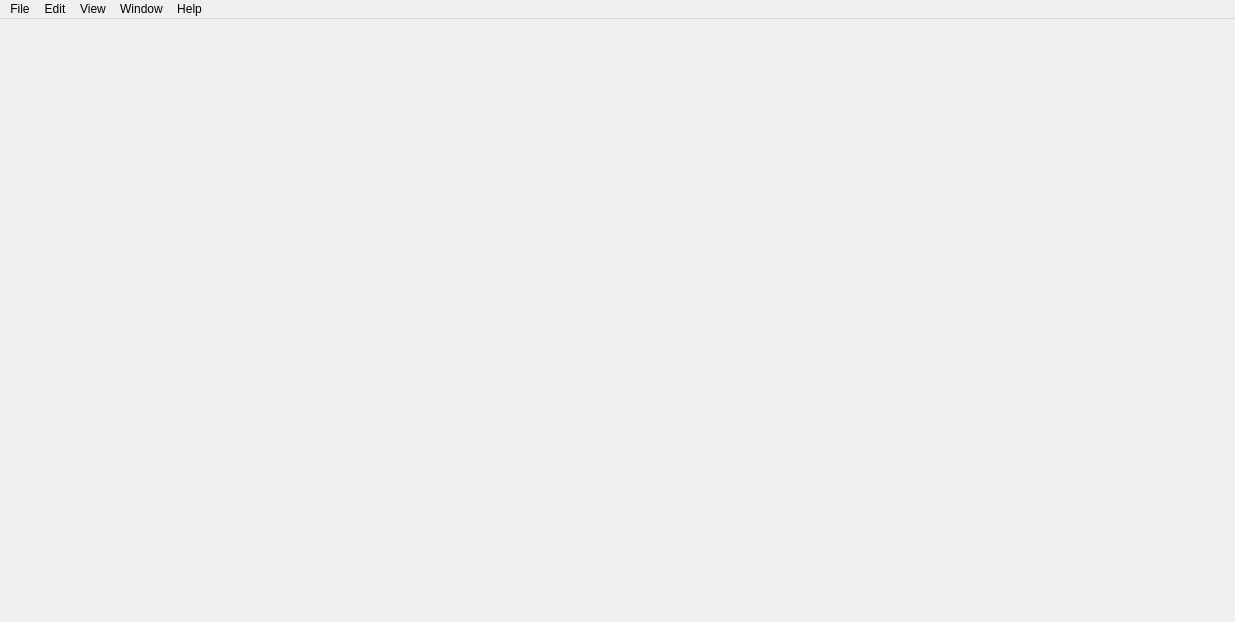
<?xml version="1.0" encoding="UTF-8"?>
<ui version="4.0">
 <class>VideoEditor</class>
 <widget class="QMainWindow" name="VideoEditor">
  <property name="geometry">
   <rect>
    <x>0</x>
    <y>0</y>
    <width>1235</width>
    <height>622</height>
   </rect>
  </property>
  <property name="windowTitle">
   <string>VideoEditor</string>
  </property>
  <widget class="QWidget" name="centralwidget"/>
  <widget class="QMenuBar" name="menuBar">
   <property name="geometry">
    <rect>
     <x>0</x>
     <y>0</y>
     <width>1235</width>
     <height>20</height>
    </rect>
   </property>
   <widget class="QMenu" name="menuFile">
    <property name="title">
     <string>File</string>
    </property>
   </widget>
   <widget class="QMenu" name="menuEdit">
    <property name="title">
     <string>Edit</string>
    </property>
   </widget>
   <widget class="QMenu" name="menuView">
    <property name="title">
     <string>View</string>
    </property>
   </widget>
   <widget class="QMenu" name="menuWindow">
    <property name="title">
     <string>Window</string>
    </property>
   </widget>
   <widget class="QMenu" name="menuHelp">
    <property name="title">
     <string>Help</string>
    </property>
   </widget>
   <addaction name="menuFile"/>
   <addaction name="menuEdit"/>
   <addaction name="menuView"/>
   <addaction name="menuWindow"/>
   <addaction name="menuHelp"/>
  </widget>
 </widget>
 <resources/>
 <connections/>
</ui>
